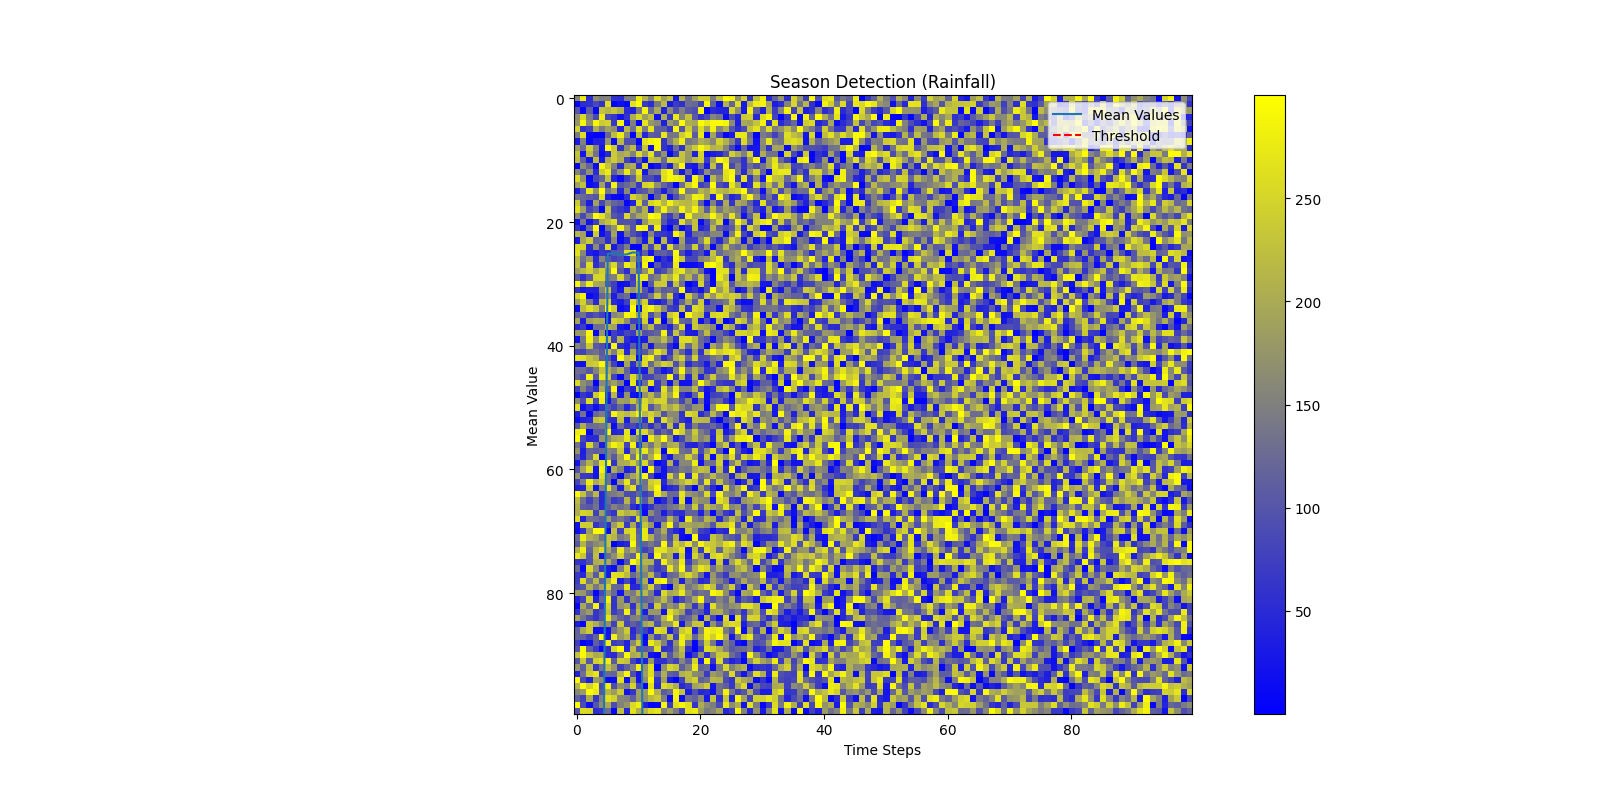

Python code for this plot:
from PyQt5.QtGui import QIcon, QFont
from PyQt5.QtWidgets import QApplication, QWidget, QVBoxLayout, QHBoxLayout, QLabel, QPushButton, QLineEdit, QSlider, \
    QProgressBar, QFileDialog, QMessageBox, QFrame, QMainWindow
from PyQt5.QtCore import Qt
from matplotlib.backends.backend_qt5agg import FigureCanvasQTAgg as FigureCanvas
import rasterio
import numpy as np
import os
import pandas as pd
import matplotlib.pyplot as plt
from matplotlib.colors import LinearSegmentedColormap

class SeasonDetectionApp(QMainWindow):
    def __init__(self):
        super().__init__()
        self.setWindowTitle("Season Detection: Start and End Dates")
        self.setGeometry(200, 200, 1000, 750)
        self.setWindowIcon(QIcon('icon.png'))  # Optional: Set a window icon

        # Main widget and layout
        self.central_widget = QWidget(self)
        self.setCentralWidget(self.central_widget)
        self.layout = QVBoxLayout(self.central_widget)

        # UI Components
        self.label = QLabel("Load a temporal raster dataset (GeoTIFF format):")
        self.label.setAlignment(Qt.AlignCenter)
        self.label.setFont(QFont("Arial", 14, QFont.Bold))
        self.layout.addWidget(self.label)

        self.load_button = QPushButton("Load Raster File")
        self.load_button.setStyleSheet("background-color: #4CAF50; color: white; font-size: 14px; border-radius: 5px;")
        self.load_button.clicked.connect(self.load_raster)
        self.layout.addWidget(self.load_button)

        self.threshold_label = QLabel("Set Threshold for Season Detection:")
        self.threshold_label.setAlignment(Qt.AlignCenter)
        self.threshold_label.setFont(QFont("Arial", 14))
        self.layout.addWidget(self.threshold_label)

        # Threshold input
        self.threshold_input = QLineEdit("Enter custom threshold or leave blank")
        self.threshold_input.setStyleSheet("padding: 5px; font-size: 14px;")
        self.layout.addWidget(self.threshold_input)

        # Slider for threshold adjustment
        self.threshold_slider = QSlider(Qt.Horizontal)
        self.threshold_slider.setRange(0, 100)
        self.threshold_slider.setValue(50)
        self.threshold_slider.setStyleSheet("QSlider {height: 10px; background-color: #f0f0f0;} QSlider::handle:horizontal {background-color: #4CAF50; width: 20px;}")
        self.threshold_slider.valueChanged.connect(self.update_threshold_label)
        self.layout.addWidget(self.threshold_slider)

        self.slider_value_label = QLabel("Slider Threshold: 50")
        self.slider_value_label.setAlignment(Qt.AlignCenter)
        self.slider_value_label.setFont(QFont("Arial", 12))
        self.layout.addWidget(self.slider_value_label)

        self.analyze_button = QPushButton("Analyze Data")
        self.analyze_button.setStyleSheet("background-color: #008CBA; color: white; font-size: 14px; border-radius: 5px;")
        self.analyze_button.clicked.connect(self.detect_seasons)
        self.layout.addWidget(self.analyze_button)

        self.result_label = QLabel("")
        self.result_label.setAlignment(Qt.AlignCenter)
        self.result_label.setFont(QFont("Arial", 14))
        self.layout.addWidget(self.result_label)

        self.export_button = QPushButton("Export Results to CSV")
        self.export_button.setStyleSheet("background-color: #FF9800; color: white; font-size: 14px; border-radius: 5px;")
        self.export_button.clicked.connect(self.export_results)
        self.export_button.setEnabled(False)
        self.layout.addWidget(self.export_button)

        self.visualize_button = QPushButton("Visualize Season (Rainfall Data)")
        self.visualize_button.setStyleSheet("background-color: #9C27B0; color: white; font-size: 14px; border-radius: 5px;")
        self.visualize_button.clicked.connect(self.visualize_season)
        self.layout.addWidget(self.visualize_button)

        self.progress_bar = QProgressBar()
        self.progress_bar.setStyleSheet("QProgressBar {background-color: #f0f0f0; border-radius: 5px; color: white;} QProgressBar::chunk {background-color: #4CAF50;}")
        self.progress_bar.setValue(0)
        self.layout.addWidget(self.progress_bar)

        self.canvas = FigureCanvas(plt.figure())
        self.layout.addWidget(self.canvas)

        # Class attributes
        self.data = None  # Placeholder for raster data
        self.dates = None  # Placeholder for temporal data (e.g., monthly timestamps)
        self.start_date = None
        self.end_date = None

    def load_raster(self):
        """Load the GeoTIFF file and process it."""
        file_path, _ = QFileDialog.getOpenFileName(self, "Open Raster File", "", "GeoTIFF Files (*.tif)")
        if not file_path:
            return

        try:
            self.progress_bar.setValue(10)
            with rasterio.open(file_path) as src:
                self.data = src.read()  # Reading all bands (assumed temporal data)
                self.dates = src.descriptions  # Temporal descriptions (if available)

            self.result_label.setText(f"Loaded raster file: {os.path.basename(file_path)}")
            self.progress_bar.setValue(50)
        except Exception as e:
            QMessageBox.critical(self, "Error", f"Failed to load raster file: {e}")
            self.progress_bar.setValue(0)

    def detect_seasons(self):
        """Analyze the raster data to detect start and end of seasons."""
        if self.data is None:
            QMessageBox.warning(self, "Warning", "Please load a valid dataset first.")
            return

        self.progress_bar.setValue(60)
        try:
            # Get custom threshold from input or slider
            custom_threshold = self.threshold_input.text()
            if custom_threshold:
                threshold = float(custom_threshold)
            else:
                threshold = self.threshold_slider.value() / 100 * np.max(self.data)

            # Example logic: Calculate mean values across all bands
            mean_values = np.mean(self.data, axis=(1, 2))  # Temporal mean per band
            time_series = np.arange(len(mean_values))  # Assume indices represent time steps

            # Detect start and end of seasons using threshold
            start_idx = next((i for i, val in enumerate(mean_values) if val > threshold), None)
            end_idx = next((i for i, val in reversed(list(enumerate(mean_values))) if val > threshold), None)

            if start_idx is not None and end_idx is not None:
                self.start_date = self.dates[start_idx] if self.dates else f"Time Step {start_idx + 1}"
                self.end_date = self.dates[end_idx] if self.dates else f"Time Step {end_idx + 1}"
                self.result_label.setText(f"Season Start: {self.start_date} | Season End: {self.end_date}")
            else:
                self.result_label.setText("No clear season detected.")

            self.plot_data(time_series, mean_values, threshold)
            self.export_button.setEnabled(True)
            self.progress_bar.setValue(100)
        except Exception as e:
            QMessageBox.critical(self, "Error", f"Analysis failed: {e}")
            self.progress_bar.setValue(0)

    def update_threshold_label(self):
        """Update threshold label with slider value."""
        value = self.threshold_slider.value()
        self.slider_value_label.setText(f"Slider Threshold: {value}")

    def plot_data(self, time_series, mean_values, threshold):
        """Plot the seasonal data."""
        ax = self.canvas.figure.add_subplot(111)
        ax.clear()
        ax.plot(time_series, mean_values, label="Mean Values")
        ax.axhline(y=threshold, color='r', linestyle='--', label="Threshold")
        ax.set_title("Seasonal Data Analysis")
        ax.set_xlabel("Time Steps")
        ax.set_ylabel("Mean Value")
        ax.legend()
        self.canvas.draw()

    def export_results(self):
        """Export detected season data to a CSV file."""
        if self.start_date and self.end_date:
            file_path, _ = QFileDialog.getSaveFileName(self, "Save Results", "", "CSV Files (*.csv)")
            if file_path:
                data = {
                    "Start Date": [self.start_date],
                    "End Date": [self.end_date],
                }
                df = pd.DataFrame(data)
                df.to_csv(file_path, index=False)
                QMessageBox.information(self, "Success", "Results exported successfully!")

    def visualize_season(self):
        """Visualize the season based on rainfall data."""
        file_path, _ = QFileDialog.getOpenFileName(self, "Open Rainfall Raster File", "", "GeoTIFF Files (*.tif)")
        if not file_path:
            return

        try:
            with rasterio.open(file_path) as src:
                rainfall_data = src.read(1)

            # Set color map for seasons (blue for rainy, yellow for dry)
            cmap = LinearSegmentedColormap.from_list('rainy_dry', ['blue', 'yellow'])

            # Create the plot
            plt.imshow(rainfall_data, cmap=cmap)
            plt.colorbar()
            plt.title("Season Detection (Rainfall)")

            # Display the plot
            plt.show()
        except Exception as e:
            QMessageBox.critical(self, "Error", f"Failed to visualize rainfall data: {e}")

if __name__ == "__main__":
    app = QApplication([])
    window = SeasonDetectionApp()
    window.show()
    app.exec_()
